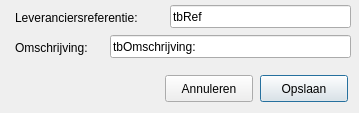
<?xml version="1.0" encoding="UTF-8"?>
<ui version="4.0">
 <class>LevCodeFiche</class>
 <widget class="QDialog" name="LevCodeFiche">
  <property name="geometry">
   <rect>
    <x>0</x>
    <y>0</y>
    <width>359</width>
    <height>113</height>
   </rect>
  </property>
  <property name="windowTitle">
   <string>Dialog</string>
  </property>
  <widget class="QPushButton" name="btnAnnuleren">
   <property name="geometry">
    <rect>
     <x>165</x>
     <y>75</y>
     <width>88</width>
     <height>27</height>
    </rect>
   </property>
   <property name="text">
    <string>Annuleren</string>
   </property>
   <property name="autoDefault">
    <bool>false</bool>
   </property>
  </widget>
  <widget class="QPushButton" name="btnOpslaan">
   <property name="geometry">
    <rect>
     <x>260</x>
     <y>75</y>
     <width>88</width>
     <height>27</height>
    </rect>
   </property>
   <property name="text">
    <string>Opslaan</string>
   </property>
   <property name="default">
    <bool>true</bool>
   </property>
  </widget>
  <widget class="QLabel" name="lbLevRef">
   <property name="geometry">
    <rect>
     <x>15</x>
     <y>10</y>
     <width>161</width>
     <height>16</height>
    </rect>
   </property>
   <property name="text">
    <string>Leveranciersreferentie:</string>
   </property>
  </widget>
  <widget class="QLabel" name="lbOmschrijving">
   <property name="geometry">
    <rect>
     <x>15</x>
     <y>40</y>
     <width>91</width>
     <height>16</height>
    </rect>
   </property>
   <property name="text">
    <string>Omschrijving:</string>
   </property>
  </widget>
  <widget class="QLineEdit" name="tbRef">
   <property name="geometry">
    <rect>
     <x>170</x>
     <y>5</y>
     <width>181</width>
     <height>23</height>
    </rect>
   </property>
   <property name="text">
    <string>tbRef</string>
   </property>
  </widget>
  <widget class="QLineEdit" name="tbOmschrijving">
   <property name="geometry">
    <rect>
     <x>110</x>
     <y>35</y>
     <width>241</width>
     <height>23</height>
    </rect>
   </property>
   <property name="text">
    <string>tbOmschrijving:</string>
   </property>
  </widget>
 </widget>
 <tabstops>
  <tabstop>tbRef</tabstop>
  <tabstop>tbOmschrijving</tabstop>
  <tabstop>btnOpslaan</tabstop>
  <tabstop>btnAnnuleren</tabstop>
 </tabstops>
 <resources/>
 <connections/>
</ui>
